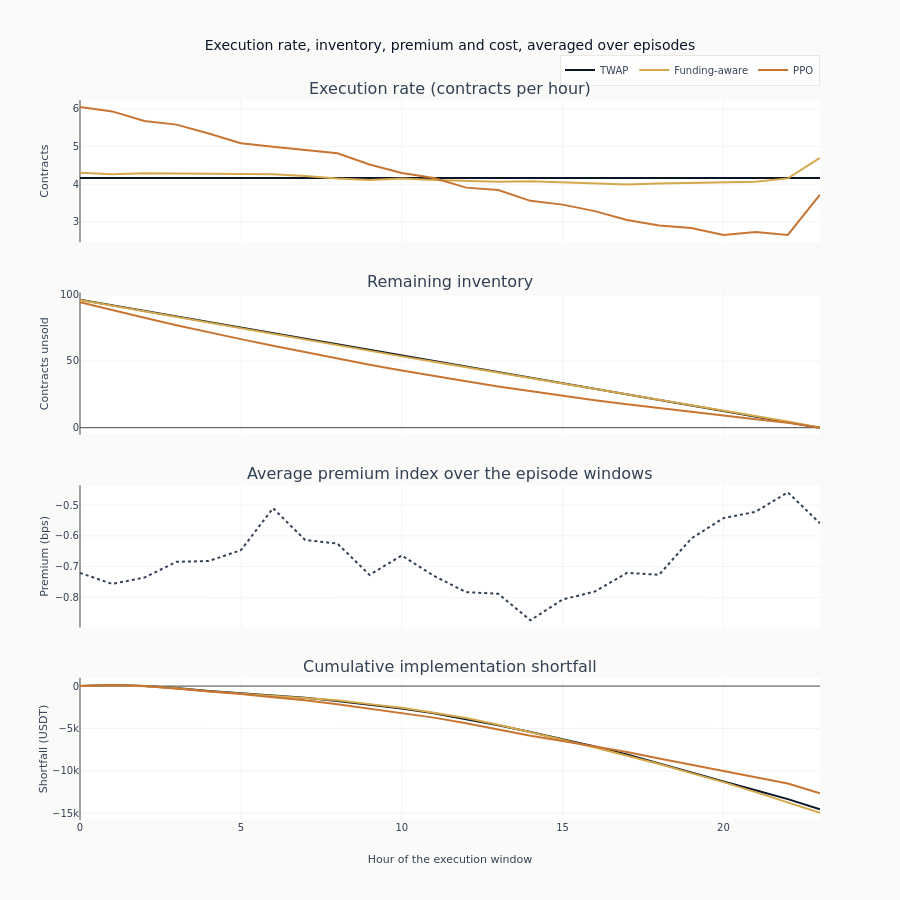

Notebook source saved alongside this figure:
### Code cell
fig = make_subplots(
    rows=4,
    cols=1,
    shared_xaxes=True,
    subplot_titles=[
        "Execution rate (contracts per hour)",
        "Remaining inventory",
        "Average premium index over the episode windows",
        "Cumulative implementation shortfall",
    ],
    vertical_spacing=0.07,
)
for name, color in COLOR_BY_STRATEGY.items():
    strategy_df = trajectory_stats.filter(pl.col("strategy") == name).sort("step")
    steps = strategy_df["step"].to_list()
    for row, column in ((1, "mean_shares_sold"), (2, "mean_remaining"), (4, "mean_cum_shortfall")):
        fig.add_trace(
            go.Scatter(
                x=steps,
                y=strategy_df[column].to_list(),
                name=name,
                line=dict(color=color, width=2),
                legendgroup=name,
                showlegend=row == 1,
            ),
            row=row,
            col=1,
        )

reference_df = trajectory_stats.filter(pl.col("strategy") == REFERENCE_STRATEGY).sort("step")
fig.add_trace(
    go.Scatter(
        x=reference_df["step"].to_list(),
        y=reference_df["mean_premium_bps"].to_list(),
        line=dict(color=COLORS["neutral"], width=2, dash="dot"),
        showlegend=False,
    ),
    row=3,
    col=1,
)
fig.update_yaxes(title_text="Contracts", row=1, col=1)
fig.update_yaxes(title_text="Contracts unsold", row=2, col=1)
fig.update_yaxes(title_text="Premium (bps)", row=3, col=1)
fig.update_yaxes(title_text="Shortfall (USDT)", row=4, col=1)
fig.update_xaxes(title_text="Hour of the execution window", row=4, col=1)
fig.update_layout(
    title="Execution rate, inventory, premium and cost, averaged over episodes",
    height=900,
    legend=dict(orientation="h", yanchor="bottom", y=1.02, xanchor="right", x=1),
)
show_plotly_with_alt(
    fig,
    "Four stacked panels averaged over the evaluation episodes and shown by hour of the execution window: contracts executed per hour and contracts still unsold, one line per strategy; the average premium index over the same windows on a single dotted line; and cumulative implementation shortfall per strategy.",
)

### Figure 1 — Plotly figure (JSON) as saved in the notebook; plotly's stock layout.template omitted (floating-point values rounded to 4 significant figures)
{"data": [{"legendgroup": "TWAP", "line": {"color": "#0a1628", "width": 2}, "name": "TWAP", "showlegend": true, "type": "scatter", "x": [0, 1, 2, 3, 4, 5, 6, 7, 8, 9, 10, 11, 12, 13, 14, 15, 16, 17, 18, 19, 20, 21, 22, 23], "xaxis": "x", "y": [4.167, 4.167, 4.167, 4.167, 4.167, 4.167, 4.167, 4.167, 4.167, 4.167, 4.167, 4.167, 4.167, 4.167, 4.167, 4.167, 4.167, 4.167, 4.167, 4.167, 4.167, 4.167, 4.167, 4.167], "yaxis": "y"}, {"legendgroup": "TWAP", "line": {"color": "#0a1628", "width": 2}, "name": "TWAP", "showlegend": false, "type": "scatter", "x": [0, 1, 2, 3, 4, 5, 6, 7, 8, 9, 10, 11, 12, 13, 14, 15, 16, 17, 18, 19, 20, 21, 22, 23], "xaxis": "x2", "y": [95.83, 91.67, 87.5, 83.33, 79.17, 75.0, 70.83, 66.67, 62.5, 58.33, 54.17, 50.0, 45.83, 41.67, 37.5, 33.33, 29.17, 25.0, 20.83, 16.67, 12.5, 8.333, 4.167, 0.0], "yaxis": "y2"}, {"legendgroup": "TWAP", "line": {"color": "#0a1628", "width": 2}, "name": "TWAP", "showlegend": false, "type": "scatter", "x": [0, 1, 2, 3, 4, 5, 6, 7, 8, 9, 10, 11, 12, 13, 14, 15, 16, 17, 18, 19, 20, 21, 22, 23], "xaxis": "x4", "y": [7.109, 118.4, 10.15, -219.2, -573.0, -837.8, -1129.0, -1391.0, -1750.0, -2204.0, -2658.0, -3216.0, -3869.0, -4612.0, -5421.0, -6227.0, -7121.0, -8083.0, -9169.0, -10220.0, -11260.0, -12280.0, -13330.0, -14530.0], "yaxis": "y4"}, {"legendgroup": "Funding-aware", "line": {"color": "#D4A84B", "width": 2}, "name": "Funding-aware", "showlegend": true, "type": "scatter", "x": [0, 1, 2, 3, 4, 5, 6, 7, 8, 9, 10, 11, 12, 13, 14, 15, 16, 17, 18, 19, 20, 21, 22, 23], "xaxis": "x", "y": [4.303, 4.267, 4.29, 4.285, 4.273, 4.263, 4.265, 4.218, 4.156, 4.113, 4.151, 4.11, 4.09, 4.063, 4.082, 4.055, 4.011, 3.991, 4.02, 4.032, 4.041, 4.063, 4.156, 4.701], "yaxis": "y"}, {"legendgroup": "Funding-aware", "line": {"color": "#D4A84B", "width": 2}, "name": "Funding-aware", "showlegend": false, "type": "scatter", "x": [0, 1, 2, 3, 4, 5, 6, 7, 8, 9, 10, 11, 12, 13, 14, 15, 16, 17, 18, 19, 20, 21, 22, 23], "xaxis": "x2", "y": [95.7, 91.43, 87.14, 82.86, 78.58, 74.32, 70.05, 65.83, 61.68, 57.57, 53.42, 49.3, 45.21, 41.15, 37.07, 33.01, 29.0, 25.01, 20.99, 16.96, 12.92, 8.856, 4.701, 0.0], "yaxis": "y2"}, {"legendgroup": "Funding-aware", "line": {"color": "#D4A84B", "width": 2}, "name": "Funding-aware", "showlegend": false, "type": "scatter", "x": [0, 1, 2, 3, 4, 5, 6, 7, 8, 9, 10, 11, 12, 13, 14, 15, 16, 17, 18, 19, 20, 21, 22, 23], "xaxis": "x4", "y": [7.741, 110.9, -6.448, -257.2, -625.3, -878.4, -1087.0, -1326.0, -1668.0, -2129.0, -2556.0, -3147.0, -3770.0, -4561.0, -5410.0, -6329.0, -7240.0, -8189.0, -9202.0, -10270.0, -11330.0, -12510.0, -13720.0, -14960.0], "yaxis": "y4"}, {"legendgroup": "PPO", "line": {"color": "#C87533", "width": 2}, "name": "PPO", "showlegend": true, "type": "scatter", "x": [0, 1, 2, 3, 4, 5, 6, 7, 8, 9, 10, 11, 12, 13, 14, 15, 16, 17, 18, 19, 20, 21, 22, 23], "xaxis": "x", "y": [6.05, 5.936, 5.683, 5.584, 5.347, 5.088, 4.997, 4.901, 4.824, 4.525, 4.299, 4.167, 3.91, 3.844, 3.558, 3.458, 3.286, 3.05, 2.905, 2.835, 2.648, 2.729, 2.652, 3.724], "yaxis": "y"}, {"legendgroup": "PPO", "line": {"color": "#C87533", "width": 2}, "name": "PPO", "showlegend": false, "type": "scatter", "x": [0, 1, 2, 3, 4, 5, 6, 7, 8, 9, 10, 11, 12, 13, 14, 15, 16, 17, 18, 19, 20, 21, 22, 23], "xaxis": "x2", "y": [93.95, 88.01, 82.33, 76.75, 71.4, 66.31, 61.32, 56.41, 51.59, 47.07, 42.77, 38.6, 34.69, 30.85, 27.29, 23.83, 20.54, 17.49, 14.59, 11.75, 9.105, 6.376, 3.724, 0.0], "yaxis": "y2"}, {"legendgroup": "PPO", "line": {"color": "#C87533", "width": 2}, "name": "PPO", "showlegend": false, "type": "scatter", "x": [0, 1, 2, 3, 4, 5, 6, 7, 8, 9, 10, 11, 12, 13, 14, 15, 16, 17, 18, 19, 20, 21, 22, 23], "xaxis": "x4", "y": [12.86, 138.7, 1.865, -302.8, -645.5, -926.8, -1321.0, -1666.0, -2133.0, -2654.0, -3210.0, -3722.0, -4380.0, -5147.0, -5858.0, -6487.0, -7145.0, -7775.0, -8543.0, -9279.0, -10010.0, -10730.0, -11490.0, -12640.0], "yaxis": "y4"}, {"line": {"color": "#334155", "dash": "dot", "width": 2}, "showlegend": false, "type": "scatter", "x": [0, 1, 2, 3, 4, 5, 6, 7, 8, 9, 10, 11, 12, 13, 14, 15, 16, 17, 18, 19, 20, 21, 22, 23], "xaxis": "x3", "y": [-0.7205, -0.7562, -0.7356, -0.6843, -0.6818, -0.6466, -0.51, -0.6135, -0.625, -0.7269, -0.6638, -0.73, -0.7829, -0.7883, -0.8746, -0.807, -0.7812, -0.7203, -0.7264, -0.6084, -0.5422, -0.5216, -0.4583, -0.5592], "yaxis": "y3"}], "layout": {"annotations": [{"font": {"size": 16}, "showarrow": false, "text": "Execution rate (contracts per hour)", "x": 0.5, "xanchor": "center", "xref": "paper", "y": 1.0, "yanchor": "bottom", "yref": "paper"}, {"font": {"size": 16}, "showarrow": false, "text": "Remaining inventory", "x": 0.5, "xanchor": "center", "xref": "paper", "y": 0.7325, "yanchor": "bottom", "yref": "paper"}, {"font": {"size": 16}, "showarrow": false, "text": "Average premium index over the episode windows", "x": 0.5, "xanchor": "center", "xref": "paper", "y": 0.465, "yanchor": "bottom", "yref": "paper"}, {"font": {"size": 16}, "showarrow": false, "text": "Cumulative implementation shortfall", "x": 0.5, "xanchor": "center", "xref": "paper", "y": 0.1975, "yanchor": "bottom", "yref": "paper"}], "height": 900, "legend": {"orientation": "h", "x": 1, "xanchor": "right", "y": 1.02, "yanchor": "bottom"}, "title": {"text": "Execution rate, inventory, premium and cost, averaged over episodes"}, "xaxis": {"anchor": "y", "domain": [0.0, 1.0], "matches": "x4", "showticklabels": false}, "xaxis2": {"anchor": "y2", "domain": [0.0, 1.0], "matches": "x4", "showticklabels": false}, "xaxis3": {"anchor": "y3", "domain": [0.0, 1.0], "matches": "x4", "showticklabels": false}, "xaxis4": {"anchor": "y4", "domain": [0.0, 1.0], "title": {"text": "Hour of the execution window"}}, "yaxis": {"anchor": "x", "domain": [0.8025, 1.0], "title": {"text": "Contracts"}}, "yaxis2": {"anchor": "x2", "domain": [0.535, 0.7325], "title": {"text": "Contracts unsold"}}, "yaxis3": {"anchor": "x3", "domain": [0.2675, 0.465], "title": {"text": "Premium (bps)"}}, "yaxis4": {"anchor": "x4", "domain": [0.0, 0.1975], "title": {"text": "Shortfall (USDT)"}}}}
